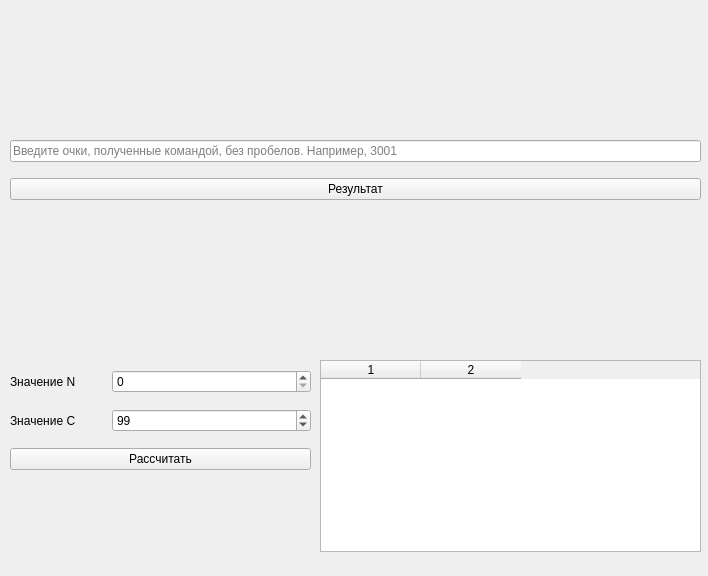
<?xml version="1.0" encoding="UTF-8"?>
<ui version="4.0">
 <class>Form</class>
 <widget class="QWidget" name="Form">
  <property name="geometry">
   <rect>
    <x>0</x>
    <y>0</y>
    <width>708</width>
    <height>576</height>
   </rect>
  </property>
  <property name="minimumSize">
   <size>
    <width>708</width>
    <height>576</height>
   </size>
  </property>
  <property name="maximumSize">
   <size>
    <width>708</width>
    <height>576</height>
   </size>
  </property>
  <property name="windowTitle">
   <string>Задачи</string>
  </property>
  <widget class="QLabel" name="label1">
   <property name="geometry">
    <rect>
     <x>10</x>
     <y>10</y>
     <width>691</width>
     <height>111</height>
    </rect>
   </property>
   <property name="text">
    <string/>
   </property>
   <property name="pixmap">
    <pixmap>task1.png</pixmap>
   </property>
   <property name="scaledContents">
    <bool>true</bool>
   </property>
  </widget>
  <widget class="QWidget" name="gridLayoutWidget">
   <property name="geometry">
    <rect>
     <x>10</x>
     <y>130</y>
     <width>691</width>
     <height>80</height>
    </rect>
   </property>
   <layout class="QGridLayout" name="gridLayout1">
    <item row="0" column="0" colspan="2">
     <widget class="QLineEdit" name="boxTask1">
      <property name="placeholderText">
       <string>Введите очки, полученные командой, без пробелов. Например, 3001</string>
      </property>
     </widget>
    </item>
    <item row="1" column="0" colspan="2">
     <widget class="QPushButton" name="buttonResult1">
      <property name="text">
       <string>Результат</string>
      </property>
     </widget>
    </item>
   </layout>
  </widget>
  <widget class="QWidget" name="gridLayoutWidget_2">
   <property name="geometry">
    <rect>
     <x>10</x>
     <y>360</y>
     <width>301</width>
     <height>121</height>
    </rect>
   </property>
   <layout class="QGridLayout" name="gridLayout2">
    <item row="1" column="0">
     <widget class="QLabel" name="labelN2">
      <property name="text">
       <string>Значение N</string>
      </property>
     </widget>
    </item>
    <item row="2" column="1" colspan="2">
     <widget class="QSpinBox" name="boxC2">
      <property name="maximum">
       <number>100</number>
      </property>
      <property name="value">
       <number>99</number>
      </property>
     </widget>
    </item>
    <item row="2" column="0">
     <widget class="QLabel" name="labelC2">
      <property name="text">
       <string>Значение C</string>
      </property>
     </widget>
    </item>
    <item row="1" column="1" colspan="2">
     <widget class="QSpinBox" name="boxN2"/>
    </item>
    <item row="3" column="0" colspan="3">
     <widget class="QPushButton" name="buttonResult2">
      <property name="text">
       <string>Рассчитать</string>
      </property>
     </widget>
    </item>
   </layout>
  </widget>
  <widget class="QLabel" name="label2">
   <property name="geometry">
    <rect>
     <x>10</x>
     <y>230</y>
     <width>691</width>
     <height>111</height>
    </rect>
   </property>
   <property name="text">
    <string/>
   </property>
   <property name="pixmap">
    <pixmap>task2.png</pixmap>
   </property>
   <property name="scaledContents">
    <bool>true</bool>
   </property>
  </widget>
  <widget class="QTableWidget" name="table2">
   <property name="geometry">
    <rect>
     <x>320</x>
     <y>360</y>
     <width>381</width>
     <height>192</height>
    </rect>
   </property>
   <property name="columnCount">
    <number>2</number>
   </property>
   <column/>
   <column/>
  </widget>
 </widget>
 <resources/>
 <connections/>
</ui>
